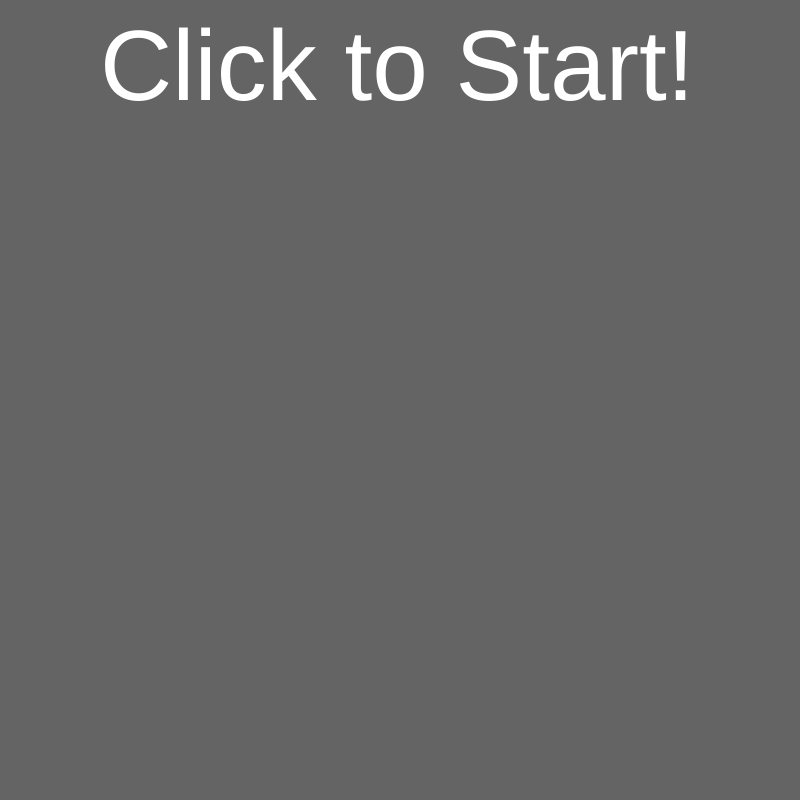
Frame 1 (no input)
Frame 60 (no input): identical to frame 1, image omitted
Frame 120 (the mouse pressed at the canvas centre since frame 60): identical to frame 1, image omitted

The p5.js sketch that drew this single still picture (run headless with seeded random() and noise() and a simulated clock; from frame 60 on, the mouse is pressed at the canvas centre):

// p5.js sketch
// ── sketch.js
var cars = [];
var frogPos;
var myState = 0;
var timer = 0;
var maxCars = 5;

function setup() {

  createCanvas(800, 800);

  //spawn cars
  for (var i = 0; i < 5; i++) {
    cars.push(new Car());
  }
  frogPos = createVector(width/2, height-80) ;
  rectMode(CENTER) ;
  ellipseMode(CENTER) ;
}



function draw() {

  switch (myState) {
    case 0:
      background(100);
      fill('white');
      textSize(100);
      text("Click to Start!", 100, 100);
      break;
    case 1:
      game();
      timer++;
      if (timer>600){
        myState = 3;
        timer = 0;
      }
      break;
    case 2:
      background(100);
      fill('white');
      textSize(100);
      text("You won!", 300, 100);
      textSize(50);
      text("Click to Restart", 65, 600);
      resetTheGame();
      break;
    case 3:
      background(100);
      fill('white');
      textSize(100);
      text("You lost", 300, 100);
      textSize(50);
      text("Click to Restart", 65, 600);
      resetTheGame();
      break;
  }

}

// car class!!
function Car() {
  // attributes
  this.pos = createVector(100, 100);
  this.vel = createVector(random(-5, 5), random(-5, 5));
  this.r = random(255);
  this.g = random(255);
  this.b = random(255);


  // methods
  this.display = function() {
    fill(this.r, this.g, this.b);
    ellipse(this.pos.x, this.pos.y, 100, 50);
  }

  this.drive = function() {
    this.pos.add(this.vel);

    if (this.pos.x > width) this.pos.x = 0;
    if (this.pos.x < 0) this.pos.x = width;
    if (this.pos.y > height) this.pos.y = 0;
    if (this.pos.y < 0) this.pos.y = height;

  }

}

function mouseReleased() {
switch (myState) {
  case 0:
    myState = 1;
    break;
  case 2:
    myState = 0; //win state
    break;
  case 3:
    myState = 0; //lose sate
    break;
}
}


function checkForKeys() {
  if (keyIsDown(LEFT_ARROW)) frogPos.x = frogPos.x - 5;
  if (keyIsDown(RIGHT_ARROW)) frogPos.x = frogPos.x + 5;
  if (keyIsDown(UP_ARROW)) frogPos.y = frogPos.y - 5;
  if (keyIsDown(DOWN_ARROW)) frogPos.y = frogPos.y + 5;

}

function resetTheGame() {
  cars = [];

  timer = 0;
  for (var i = 0; i < maxCars; i++) {
    cars.push(new Car(i));
  }

}

function game() {
  background('teal');
  for (var i = 0; i < cars.length; i++) {
    cars[i].display();
    cars[i].drive();
    if (cars[i].pos.dist(frogPos) < 50) {
      cars.splice(i, 1) ;
    }
  }

  if (cars.length == 0) {
    myState = 2;
    timer = 0;
  }

  // draw the frog
  fill('green') ;
  ellipse(frogPos.x, frogPos.y, 60, 60) ;
  checkForKeys() ;

}
